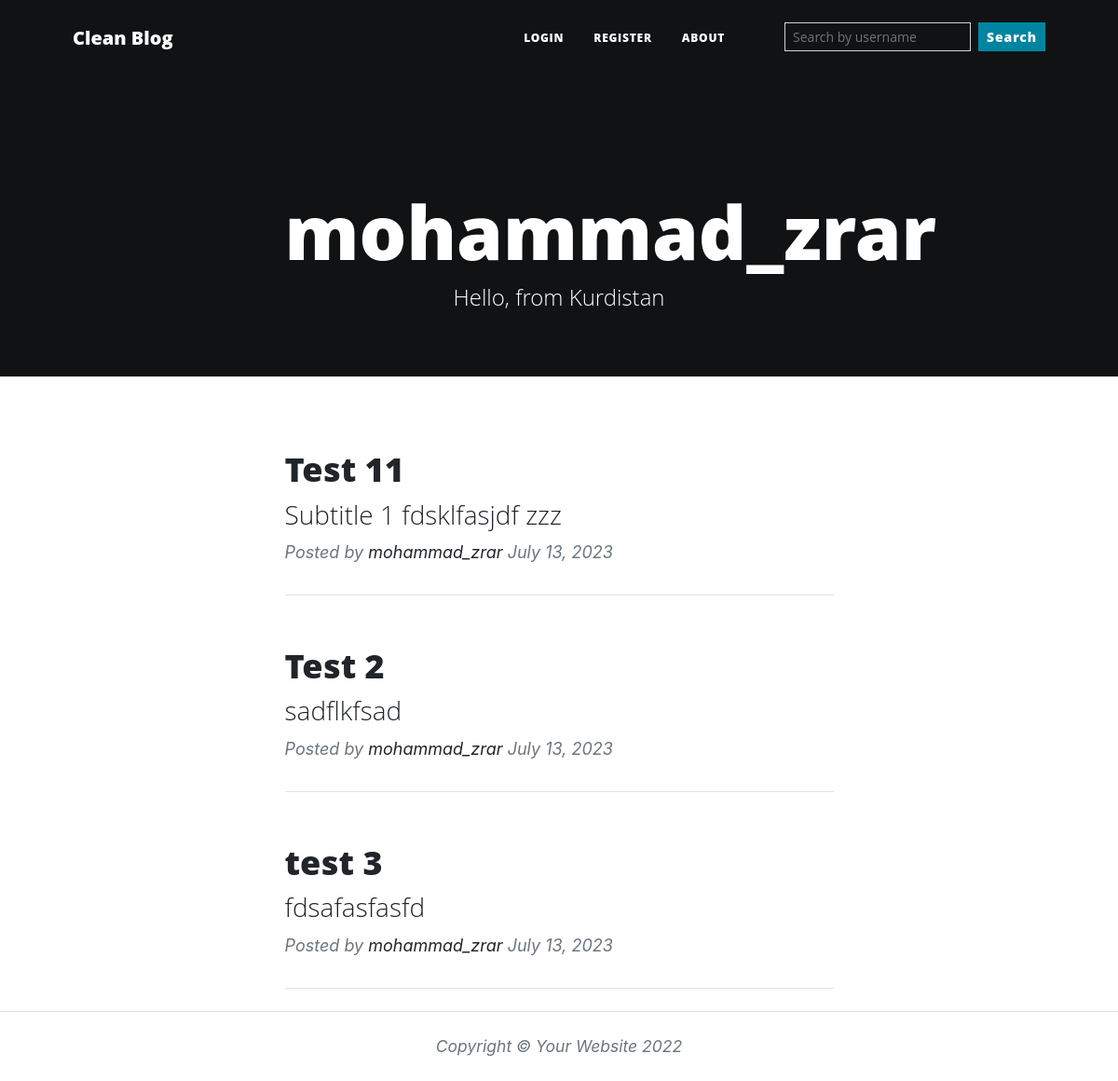
The app's page /mohammad_zrar/all-blogs, older data.
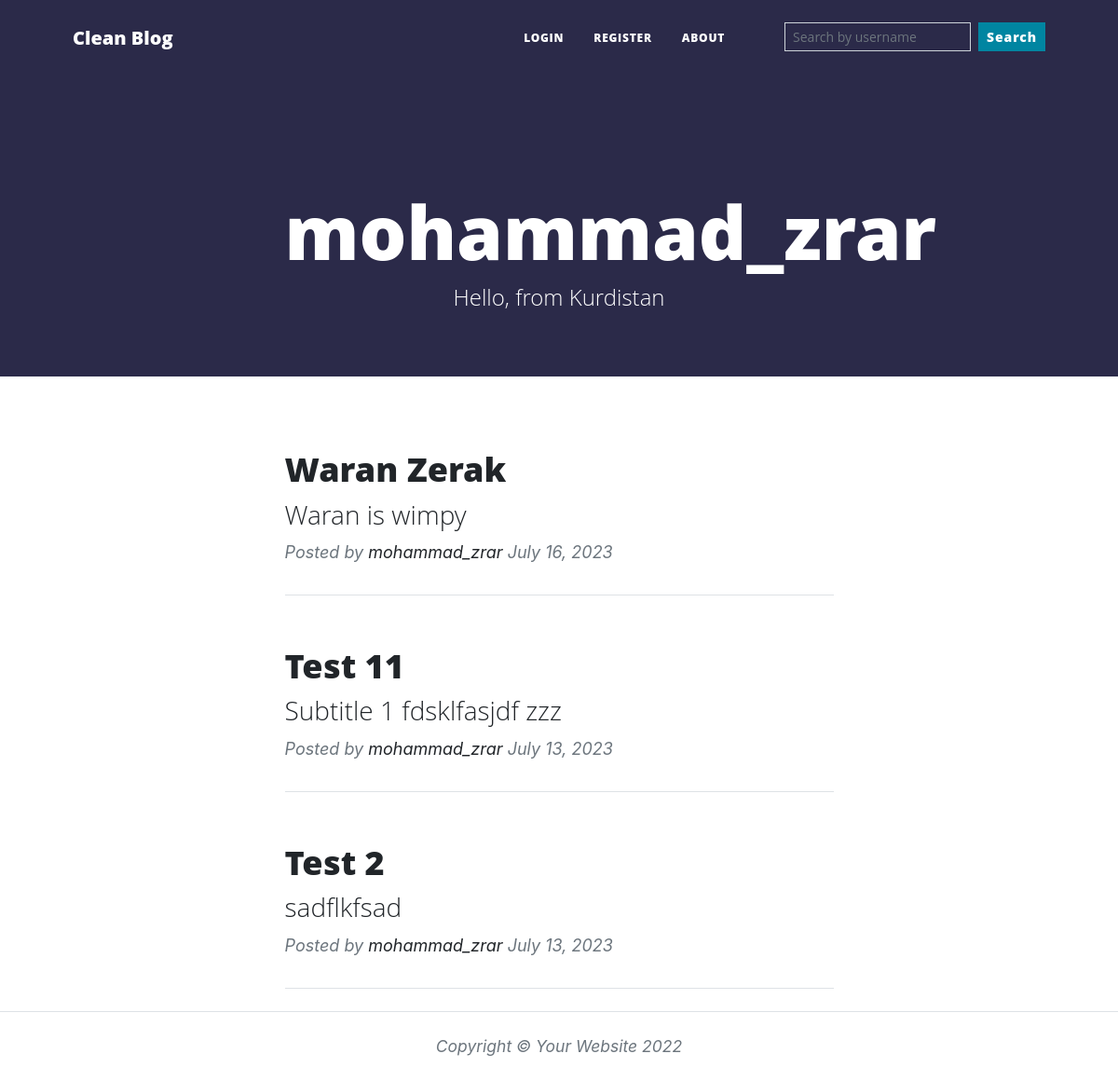
The same page, newer data.
### main.py (models this page shows)
class BlogPost(db.Model):
    __tablename__ = "blog_posts"
    id = db.Column(db.Integer, primary_key=True)
    author_id = db.Column(db.Integer, db.ForeignKey("users.id"))
    author = relationship("User", back_populates="blogs")
    title = db.Column(db.String(250), unique=True, nullable=False)
    subtitle = db.Column(db.String(250), nullable=False)
    date = db.Column(db.String(250), nullable=False)
    body = db.Column(db.Text, nullable=False)
    img_url = db.Column(db.String(250), nullable=False)
    comments = relationship("Comment", back_populates="parent_post")

class User(UserMixin, db.Model):
    __tablename__ = "users"
    id = db.Column(db.Integer, primary_key=True)
    email = db.Column(db.String(100))
    username = db.Column(db.String(100), unique=True)
    password = db.Column(db.String(100))
    bg_color = db.Column(db.String(7))
    bio = db.Column(db.String(250))
    blogs = db.relationship("BlogPost", back_populates="author")
    comments = db.relationship("Comment", back_populates="comment_author")
    favouring = db.relationship(
        'User', secondary=favorites,
        primaryjoin=(favorites.c.favorite_id == id),
        secondaryjoin=(favorites.c.favouring_id == id),
        backref=db.backref('favorites', lazy='dynamic'),
        lazy='dynamic'
    )

### main.py (the view)
@app.route('/<string:username>/all-blogs')
def all_blogs(username):
    user = User.query.filter_by(username=username).first()
    if user is None:
        return "There is no user with that username"
    blogs = db.session.query(BlogPost).filter(BlogPost.author_id == user.id).order_by(BlogPost.date.desc()).all()
    return render_template("all-blogs.html", all_blogs=blogs, user=user)

### templates/all-blogs.html (shortened to what this page needs)
{% extends 'base.html' %}
{% block content %}
{% include "./layout/navbar.html" %}
{% include "./layout/header.html" %}
    <div class="container px-4 px-lg-5">
        {% for blog in all_blogs %}
      <div class="row gx-4 gx-lg-5 justify-content-center">
        <div class="col-md-10 col-lg-8 col-xl-7">
          <div class="post-preview">
            <a href="{{ url_for('blog', username=blog.author.username, blog_id=blog.id) }}">
              <h2 class="post-title">
                {{ blog.title }}
              </h2>
              <h3 class="post-subtitle">
                {{ blog.subtitle }}
              </h3>
            </a>
            <p class="post-meta">
              Posted by
              <a href="{{ url_for('user_blogs', username=blog.author.username) }}">{{blog.author.username}}</a>
              {{ blog.date }}
            </p>
          </div>
          <hr class="my-4" />
        </div>
      </div>
        {% endfor %}
    </div>
{% include "./layout/footer.html" %}
{% endblock %}

Row changes from the older to the newer data that the page shows:
removed BlogPost: title "test 3", subtitle "fdsafasfasfd", author.username "mohammad_zrar", date "July 13, 2023"
changed User "mohammad_zrar": bg_color "000000" → "37306B" (drawn)
added BlogPost: title "Waran Zerak", subtitle "Waran is wimpy", author.username "mohammad_zrar", date "July 16, 2023"
